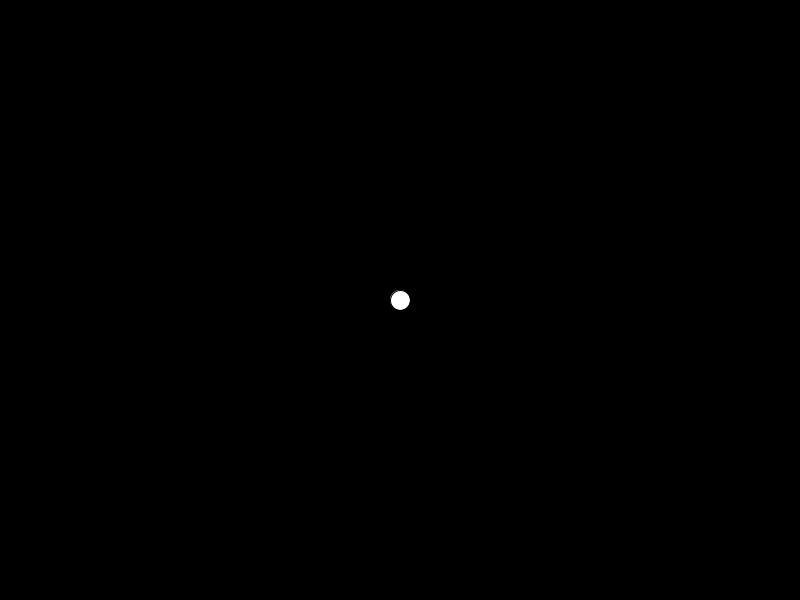
Frame 1 (no input)
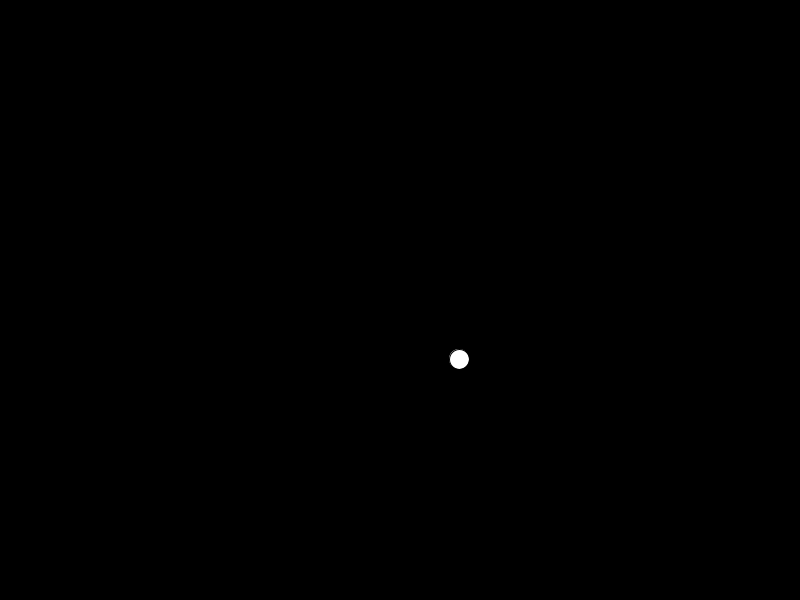
Frame 60 (the mouse pressed at the canvas centre just before this capture)
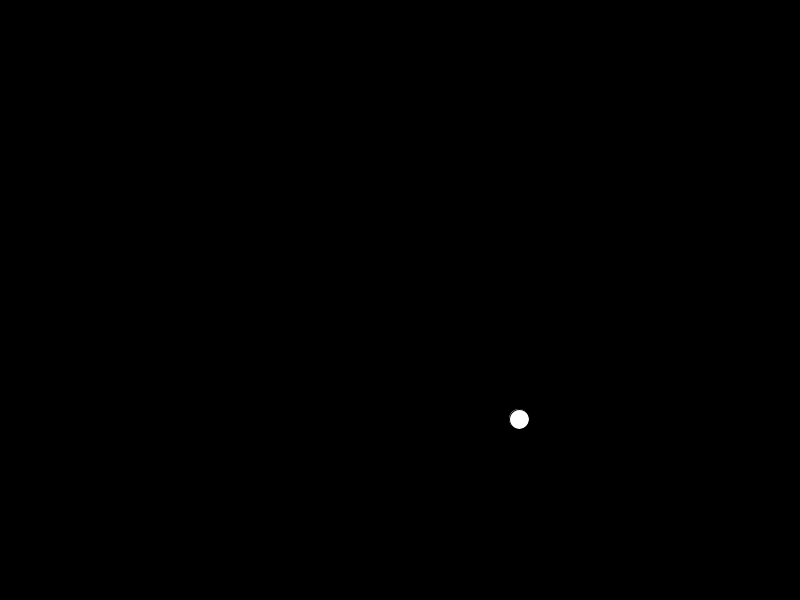
Frame 120 (the mouse held since frame 60 and released just before this capture)

The Processing sketch that drew these frames (run headless with seeded random() and noise(); from frame 60 on, the mouse is pressed at the canvas centre):

// Processing sketch: processing_148453
// ── processing_148453.pde

//variables for location of ball 
int x; //
int y; 
//variables for speed of ball 
int xc = 1;
int yc = 1;

void setup()
{
size (800,600);
x = width /2;
y = height/2;

}

void draw()
{
background (0);
fill (255);
ellipse (x, y, 20, 20);
//move the ball
x = x + xc;
y = y + yc;

//check for bottom of screen 
if (y > height - 10)
{
yc = yc * -1;
}
}
//make the ball bounce off all four sides 
